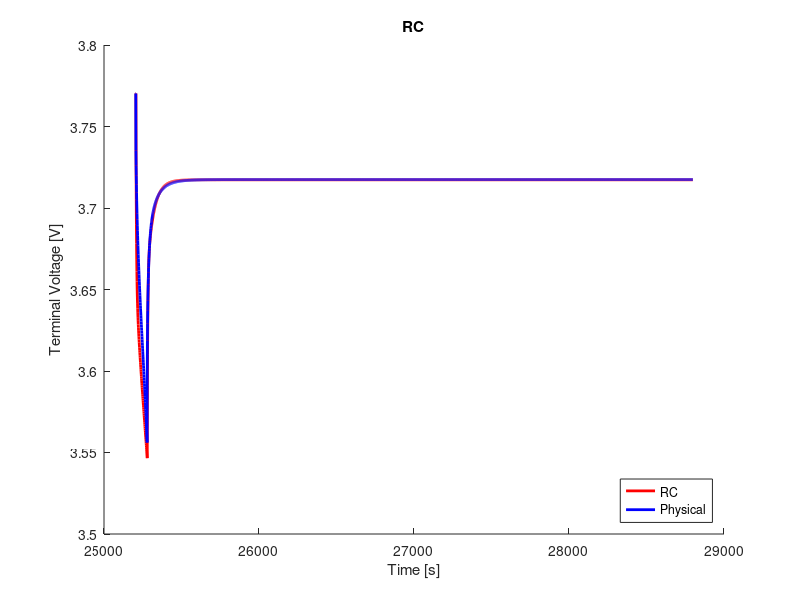

Here is the MATLAB script that generated this plot:
clear;
clc;
close all;

%% load data
load('ocv_final.mat');
time_ocv = time;
load('pulse_5_c_7.mat');
load('rc2_cf_5_c.mat');

%% voltage limitations
v_max = 4.4;                                    % cut-over voltage
v_min = 3.0;                                    % cut-off voltage

%% resample ocv and soc
t1 = time_ocv(1);
t2 = time_ocv(end);
dt = 1;                                         % sample time
t = (t1:dt:t2) - t1;

ocv = interp1(time_ocv, ocv, t1:dt:t2);
soc = interp1(time_ocv, soc, t1:dt:t2);

s = length(time);

%% variables
Q = 16.8;
eta = 1.0;                                  % coulombic efficiency

n = 2;                                      % number of rc links
i_r = zeros(n, 1);
v_c = zeros(n, 1);
flag = 1;

%% compute soc
ind_init = soc(interp1(ocv, 1:length(ocv), V_batt_time(1), 'nearest'))
ind_init = interp1(soc, 1:length(soc), ind_init, 'nearest');
v_t(1) = ocv(ind_init);
z0 = soc(ind_init);
z = z0 - dt/(Q*3600)*eta*cumsum(I(1:end));

% manual fit
p = 8;
r0 = r0_cf(p);
r1 = r1_cf(p);
r2 = r2_cf(p);
% r3 = r3_cf(p);
c1 = c1_cf(p);
c2 = c2_cf(p);
% c3 = c3_cf(p);

r = [r1; r2];
c = [c1; c2];

%% compute terminal voltage
for j = 1:n
    f(j) = exp(-dt/(r(j)*c(j)));
end
for k = 1:s-1
    if flag == 1
        i_r(:, k+1) = diag(f)*i_r(:, k) + (1-f')*I(k);
        v_c(:, k) = i_r(:, k).*r;
        ind = interp1(soc, 1:length(soc), z(k), 'nearest');
        v_t(k+1) = ocv(ind) - sum(v_c(:, k)) - I(k).*r0;
        if v_t(k) < v_min
            fprintf('Reached lower voltage limit.');
            flag = 0;
        end
        if v_t(k) > v_max
            fprintf('Reached upper voltage limit.');
            flag = 0;
        end 
    end
end

%% compute rms error
v_t = reshape(v_t, size(V_batt_time));
rmse = 1000*sqrt(mean((V_batt_time - v_t).^2))     % [mV]

%% plot
figure(1);
hold on;
plot(time, v_t, 'r', 'LineWidth', 2)
hold on;
plot(time, V_batt_time, 'b', 'LineWidth', 2)
xlabel('Time [s]')
ylabel('Terminal Voltage [V]')
title('RC')
legend('RC', 'Physical', 'location', 'southeast')
